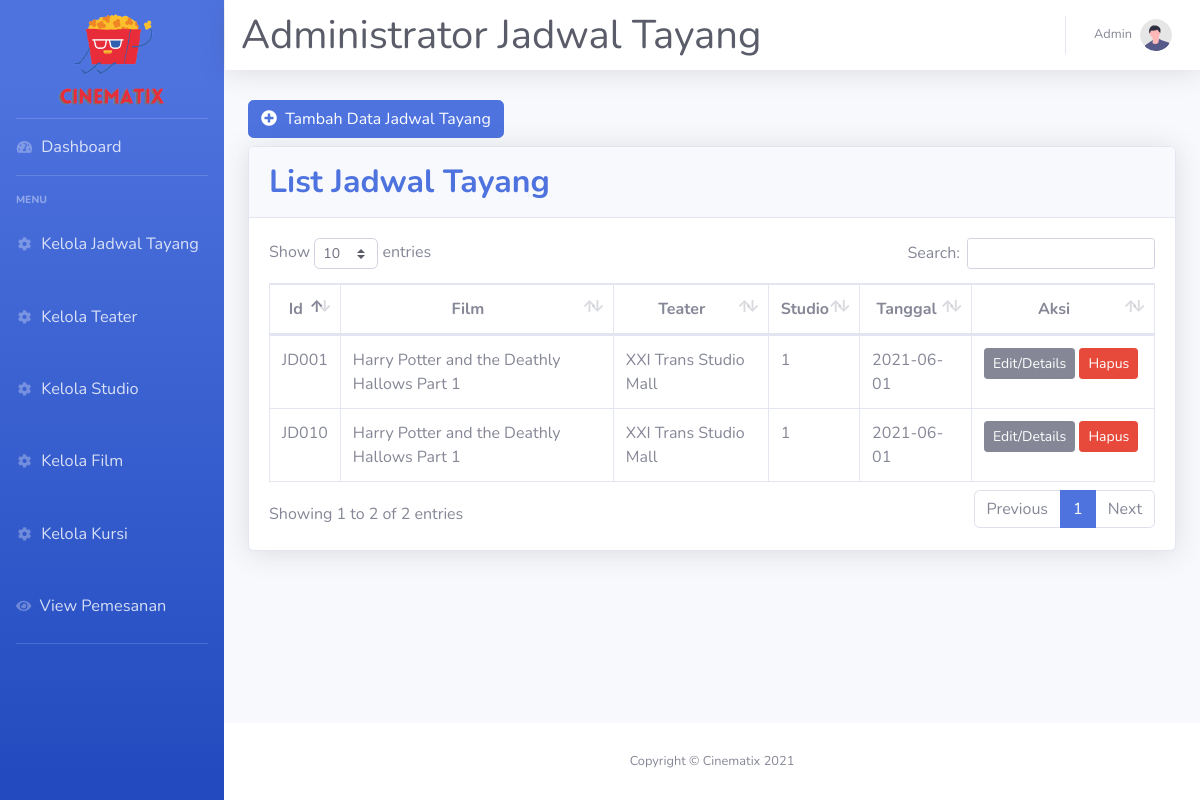
The page /index.php/jadwaltayang on the database as committed earlier.
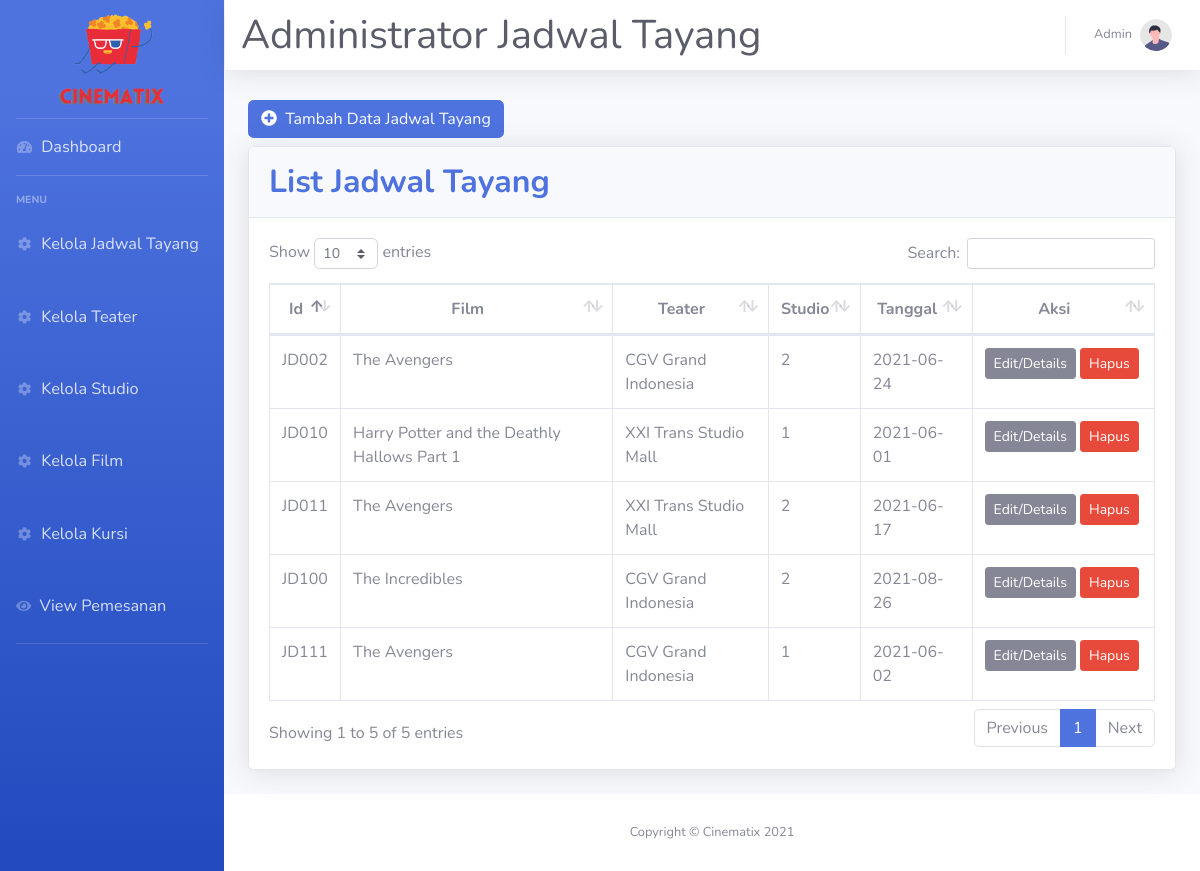
The same page on the database as committed later.
### tables this page shows
CREATE TABLE `jadwaltayang` (
  `idJadwalTayang` varchar(5) NOT NULL,
  `idFilm` varchar(5) NOT NULL,
  `idTeater` varchar(5) NOT NULL,
  `idStudio` varchar(5) NOT NULL,
  `WaktuMulai` varchar(10) DEFAULT NULL,
  `WaktuSelesai` varchar(10) DEFAULT NULL,
  `TglTayang` date NOT NULL,
  `Harga` varchar(10) NOT NULL
);

CREATE TABLE `film` (
  `idFilm` varchar(5) NOT NULL,
  `JudulFilm` varchar(50) NOT NULL,
  `Durasi` int(3) NOT NULL,
  `Sinopsis` varchar(500) NOT NULL,
  `image` varchar(128) NOT NULL
);

CREATE TABLE `teater` (
  `idTeater` varchar(5) NOT NULL,
  `NamaTeater` varchar(50) NOT NULL,
  `image` varchar(128) NOT NULL
);

CREATE TABLE `studio` (
  `idStudio` varchar(5) NOT NULL,
  `NomorStudio` varchar(2) NOT NULL,
  `TipeStudio` varchar(10) NOT NULL,
  `idTeater` varchar(5) NOT NULL
);

### application/controllers/JadwalTayang.php (called while the page is built, shortened)
<?php
class JadwalTayang extends CI_Controller
{
    public function __construct()
    {
        $this->load->library('form_validation');
        $this->load->model('JadwalTayang_Model');
        $this->load->model('Studio_Model');
        $this->load->model('Teater_Model');
        $this->load->model('Film_Model');
        $this->load->helper('form');
    }
    public function index()
    {
        $data['judul'] = 'Jadwal Tayang';
        $data['jadwal_tayang'] = $this->JadwalTayang_Model->getAllJadwalTayang();
        $data['studio'] = $this->Studio_Model->getAllStudio();
        $data['teater'] = $this->Teater_Model->getAllTeater();
        $data['film'] = $this->Film_Model->getAllFilm();
        $this->load->view('templates/header_admin.php', $data);
        $this->load->view('Admin/KelolaJadwalTayang.php');
        $this->load->view('templates/footer_admin.php');
    }
}

### index.php (called while the page is built, shortened)
<?php
require_once BASEPATH.'core/CodeIgniter.php';

### application/models/JadwalTayang_Model.php (called while the page is built, shortened)
<?php
class JadwalTayang_Model extends CI_model
{
    public function getAllJadwalTayang()
    {
        $this->db->select('jadwaltayang.*,film.JudulFilm as judul, teater.NamaTeater as namateater, studio.NomorStudio as nostudio');
        $this->db->from('jadwaltayang');
        $this->db->join('film', 'film.idFilm = jadwaltayang.idFilm');
        $this->db->join('teater', 'teater.idTeater = jadwaltayang.idTeater');
        $this->db->join('studio', 'studio.idStudio = jadwaltayang.idStudio');
        return $this->db->get()->result_array();
    }
}

### application/views/Admin/KelolaJadwalTayang.php (the view, shortened to what this page needs)
<div class="container-fluid" style="margin-top:100px">
    <div class="row">
        <div class="col-md-6">
            <a href="#" class="btn btn-primary addJadwalTayangbtn mb-2" data-toggle="modal" data-target="#jadwaltayangModal"><i class="fa fa-plus-circle mr-1"></i> Tambah Data Jadwal Tayang</a>
        </div>
    </div>
    <div class="card shadow mb-4">
        <div class="card-header py-3">
            <h2 class="m-0 font-weight-bold text-primary">List Jadwal Tayang</h2>
        </div>
        <div class="card-body">
            <div class="table-responsive">
                <table class="table table-bordered" id="dataTable" width="100%" cellspacing="0">
                    <thead style="text-align:center;">
                        <tr>
                            <th>Id</th>
                            <th>Film</th>
                            <th>Teater</th>
                            <th>Studio</th>
                            <th>Tanggal</th>
                            <th width="140px">Aksi</th>
                        </tr>
                    </thead>
                    <tbody>
                        <?php if (empty($jadwal_tayang)) : ?>
                            <tr>
                                <td colspan="6" align="center">No data has been created</td>
                            </tr>
                        <?php else : ?>
                            <?php foreach ($jadwal_tayang as $jd) : ?>
                                <tr>
                                    <td><?= $jd['idJadwalTayang']; ?></td>
                                    <td><?= $jd['judul']; ?></td>
                                    <td><?= $jd['namateater']; ?></td>
                                    <td><?= $jd['nostudio']; ?></td>
                                    <td><?= $jd['TglTayang']; ?></td>
                                    <td>
                                        <a href="#" class="btn btn-secondary btn-sm EditJadwalTayangbtn" data-toggle="modal" data-target="#jadwaltayangModal" data-id="<?= $jd['idJadwalTayang']; ?>">
                                            <span class="text">Edit/Details</span>
                                        </a>
                                        <a href="<?= base_url(); ?>JadwalTayang/delJadwalTayang/<?= $jd['idJadwalTayang']; ?>" class="btn btn-danger btn-sm delJadwalTayangbtn" onclick="return confirm('Apakah Anda yakin untuk menghapus data ini ?');">
                                            <span class="text">Hapus</span>
                                        </a>
                                    </td>
                                </tr>
                            <?php endforeach; ?>
                        <?php endif; ?>
                    </tbody>
                </table>
            </div>
        </div>
    </div>
</div>
</div>

### application/views/templates/header_admin.php (shortened to what this page needs)
<!DOCTYPE html>
<html lang="en">
<head>
    <link href="<?= base_url(); ?>assets/vendor/fontawesome-free/css/all.min.css" rel="stylesheet" type="text/css">
    <link href="<?= base_url(); ?>assets/css/sb-admin-2.min.css" rel="stylesheet">
    <link href="<?= base_url(); ?>assets/vendor/datatables/dataTables.bootstrap4.min.css" rel="stylesheet">
    <link rel="stylesheet" href="<?= base_url(); ?>assets/css/admin.css">
</head>
<body id="page-top">
    <div id="wrapper">
        <ul class="navbar-nav bg-gradient-primary sidebar sidebar-dark accordion" id="accordionSidebar">
            <a class="sidebar-brand d-flex align-items-center justify-content-center my-4" href="<?= base_url(); ?>Admin">
                <img src="<?= base_url(); ?>assets/img/logo.png" width=150 height=150 alt="">
            </a>
            <li class="nav-item">
                <a class="nav-link sidebarlink" href="<?= base_url('Admin'); ?>">
                    <i class="fas fa-fw fa-tachometer-alt"></i>
                    <span style="font-size:102%;">Dashboard</span>
                </a>
            </li>
            <hr class="sidebar-divider">
            <div class="sidebar-heading">
                Menu
            </div>
            <li class="nav-item">
                <a class="nav-link collapsed px-3 py-4 sidebarlink" href="<?= base_url('JadwalTayang'); ?>" data-target="#collapseTwo" aria-expanded="true" aria-controls="collapseTwo">
                    <i class="fas fa-fw fa-cog"></i>
                    <span style="font-size:102%;">Kelola Jadwal Tayang</span>
                </a>
                <a class="nav-link collapsed py-4 sidebarlink" href="<?= base_url('Teater'); ?>" data-target="#collapseTwo" aria-expanded="true" aria-controls="collapseTwo">
                    <i class="fas fa-fw fa-cog"></i>
                    <span style="font-size:102%;">Kelola Teater</span>
                </a>
                <a class="nav-link collapsed py-4 sidebarlink" href="<?= base_url('Studio'); ?>" data-target="#collapseTwo" aria-expanded="true" aria-controls="collapseTwo">
                    <i class="fas fa-fw fa-cog"></i>
                    <span style="font-size:102%;">Kelola Studio</span>
                </a>
                <a class="nav-link collapsed py-4 sidebarlink" href="<?= base_url('Film'); ?>" data-target="#collapseTwo" aria-expanded="true" aria-controls="collapseTwo">
                    <i class="fas fa-fw fa-cog"></i>
                    <span style="font-size:102%;">Kelola Film</span>
                </a>
                <a class="nav-link collapsed py-4 sidebarlink" href="<?= base_url('Kursi'); ?>" data-target="#collapseTwo" aria-expanded="true" aria-controls="collapseTwo">
                    <i class="fas fa-fw fa-cog"></i>
                    <span style="font-size:102%;">Kelola Kursi</span>
                </a>
                <a class="nav-link collapsed py-4 sidebarlink" href="<?= base_url('Pemesanan'); ?>" data-target="#collapseTwo" aria-expanded="true" aria-controls="collapseTwo">
                    <i class="fa fa-eye"></i>
                    <span style="font-size:102%;">View Pemesanan</span>
                </a>
            </li>
            <hr class="sidebar-divider d-none d-md-block">
        </ul>
        <div id="content-wrapper" class="d-flex flex-column">
            <div id="content">
                <nav class="navbar navbar-expand navbar-light fixed-top bg-white topbar shadow">
                    <h1 class="text-dark font-weight-normal mt-2" style="left: auto;"> Administrator <?= $judul; ?></h1>
                    <ul class="navbar-nav ml-auto ">
                        <li class="nav-item dropdown no-arrow">
                            <a class="nav-link dropdown-toggle" href="#" id="userDropdown" role="button" data-toggle="dropdown" aria-haspopup="true" aria-expanded="false">
                                <span class="mr-2 d-none d-lg-inline text-gray-600 small">Admin</span>
                                <img class="img-profile rounded-circle" src="<?= base_url(); ?>assets/img/undraw_profile.svg">
                            </a>
                        </li>
                    </ul>
                </nav>

### application/views/templates/footer_admin.php
            <footer class="sticky-footer bg-white" style="bottom:0;right:0;left:0;">
                <div class="container my-auto">
                    <div class="copyright text-center my-auto">
                        <span>Copyright &copy; Cinematix 2021</span>
                    </div>
                </div>
            </footer>
        </div>
    </div>
</body>

### assets/css/admin.css (style rules this page uses)
.navbar { right:0; left:225px }

Rows that differ between the two databases and show on the page:
removed jadwaltayang: idJadwalTayang "JD001", idFilm.JudulFilm "Harry Potter and the Deathly Hallows Part 1", idTeater.NamaTeater "XXI Trans Studio Mall", idStudio.NomorStudio "1", TglTayang "2021-06-01"
added jadwaltayang: idJadwalTayang "JD002", idFilm.JudulFilm "The Avengers", idTeater.NamaTeater "CGV Grand Indonesia", idStudio.NomorStudio "2", TglTayang "2021-06-24"
added jadwaltayang: idJadwalTayang "JD011", idFilm.JudulFilm "The Avengers", idTeater.NamaTeater "XXI Trans Studio Mall", idStudio.NomorStudio "2", TglTayang "2021-06-17"
added jadwaltayang: idJadwalTayang "JD100", idFilm.JudulFilm "The Incredibles", idTeater.NamaTeater "CGV Grand Indonesia", idStudio.NomorStudio "2", TglTayang "2021-08-26"
added jadwaltayang: idJadwalTayang "JD111", idFilm.JudulFilm "The Avengers", idTeater.NamaTeater "CGV Grand Indonesia", idStudio.NomorStudio "1", TglTayang "2021-06-02"
Other text that changed with them:
text written by a page script: "Show entries Search: Showing 1 to 2 of 2 entries Previous 1 Next" → "Show entries Search: Showing 1 to 5 of 5 entries Previous 1 Next"
